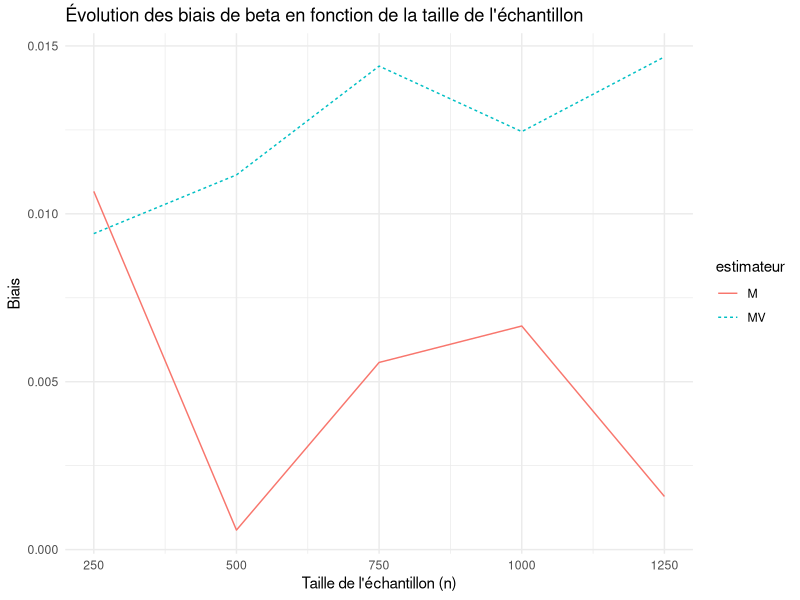
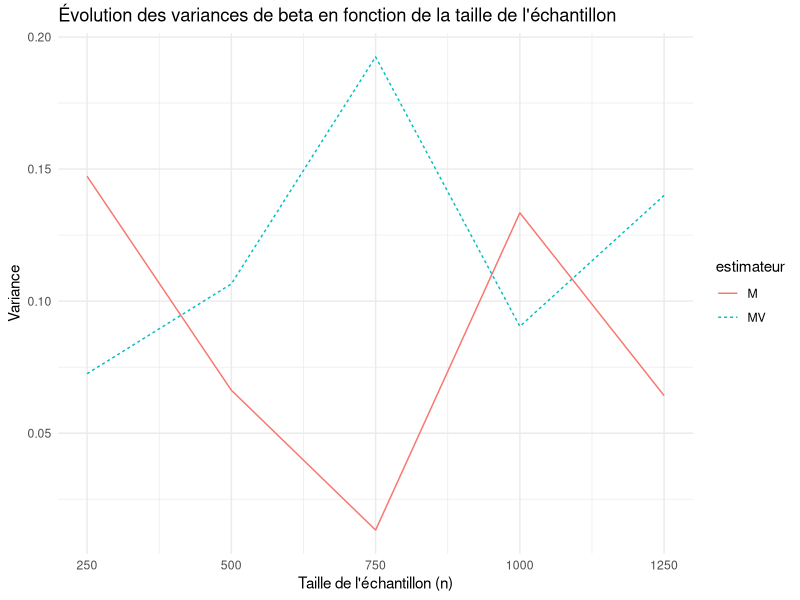
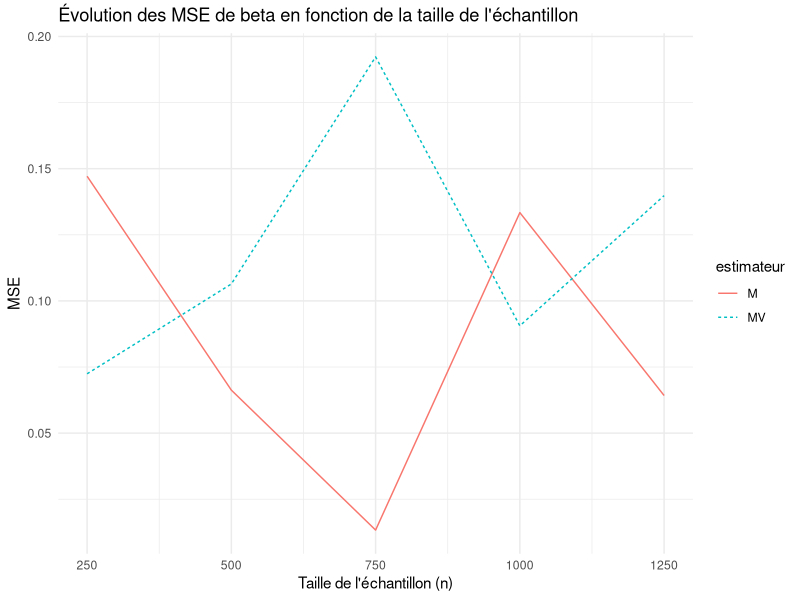
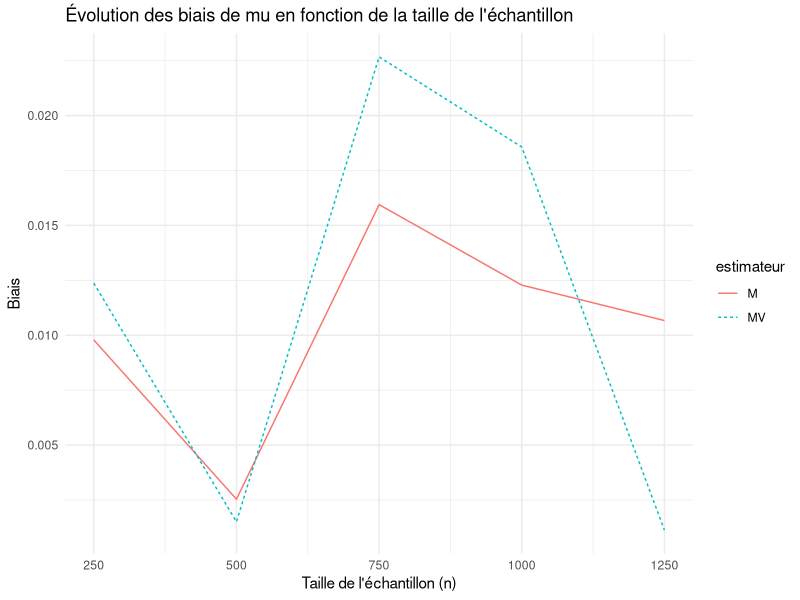
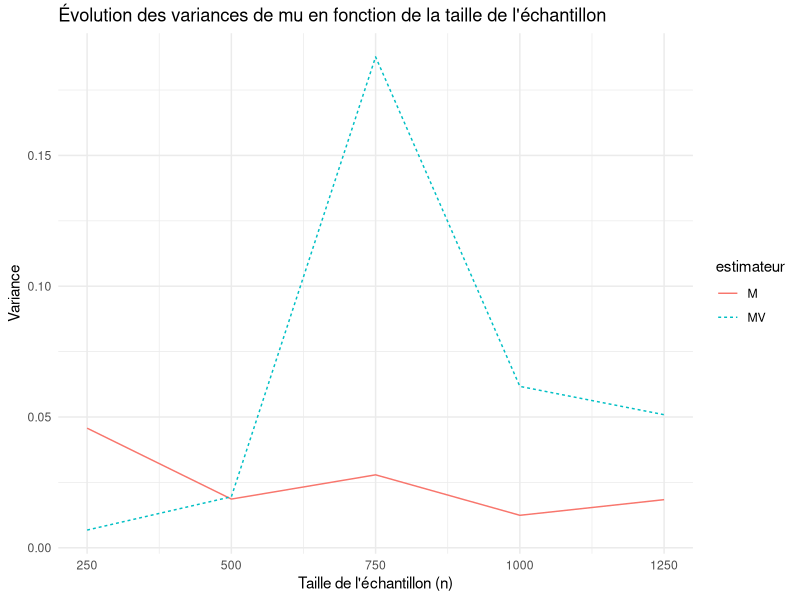
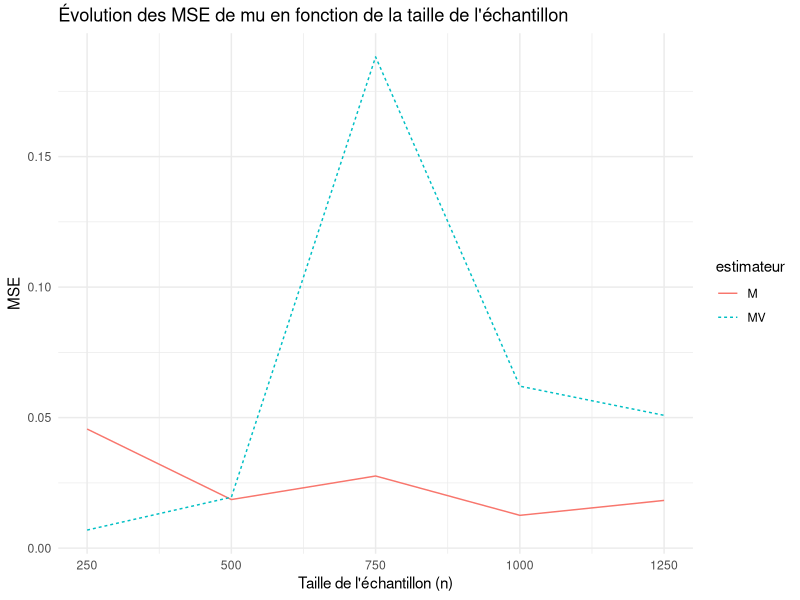
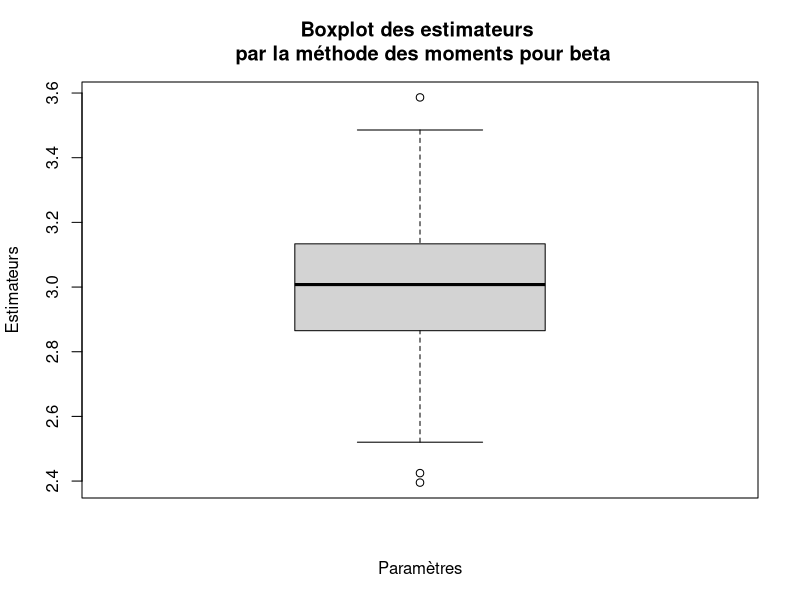
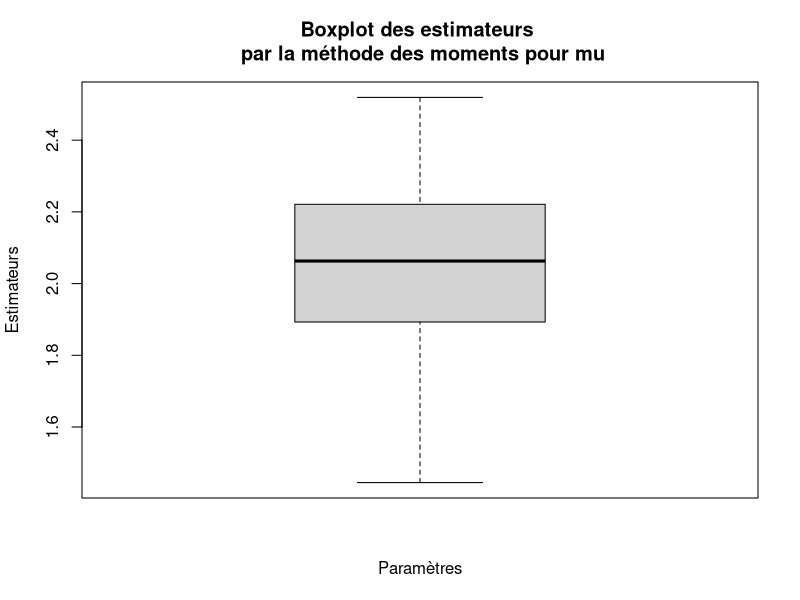

Write R code to recreate these figures, in order.
#Code de la partie 1.2 du projet du cours "Probabilités et analyse statistique"

#Commençons par implémenter des éléments et fonctions utiles pour la suite 


# Approximation de la constante d'Euler-Mascheroni par une somme de série
n.tilt <- 1000000
gamma_approx <- sum(1 / seq(1, n.tilt)) - log(n.tilt)

#Importation d'un package
library(ggplot2)

#Implémentons une seed
set.seed("311")
#a)

#Utilisons la méthode proposée dans l'énoncé afin de générer un échantillon de valeurs issues d'une loi de Gumbel
n = 200
beta.choosen <- 3
mu.choosen <- 2
theta.choosen <- c(beta.choosen, mu.choosen)

unif.distrib <- runif(n, min = 0, max = 1)
gumb.distrib.beta.mu <- vector("numeric", length = n)
for (i in 1:n){
  gumb.distrib.beta.mu[i] <- -beta.choosen * log(-log(unif.distrib[i], base = exp(1)), base = exp(1)) + mu.choosen
}

#Maintenant que nous avons trouvé comment obtenir des valeurs aléatoires de notre loi de Gumbel, généralisons cela
#à l'aide d'une fonction 

rv.generator <- function(n, beta, mu) {
  unif.distrib <- runif(n, min = 0, max = 1)
  gumb.distrib.initial <- vector("numeric", length = n)
  for (i in 1:n){
    gumb.distrib.initial[i] <- -beta * log(-log(unif.distrib[i], base = exp(1)), base = exp(1)) + mu
  }
  return(gumb.distrib.initial)
}


#En utilisant cet échantillon, nous allons calculer l'estimateur des moments et l'estimateur du maximum de vraisemblance de 
#notre distribution

first.moment.hat <- sum(gumb.distrib.beta.mu)/ (n)
second.moment.hat <- sum(gumb.distrib.beta.mu^2)/(n)

mu.hat <- first.moment.hat - (sqrt(6/pi^2) * sqrt(second.moment.hat - (first.moment.hat * first.moment.hat)) * gamma_approx)
beta.hat <- sqrt(6/pi^2) * sqrt(second.moment.hat - (first.moment.hat * first.moment.hat))
theta.hat <- c(beta.hat, mu.hat)

#Comme pour la première partie, généralisons ce que nous venons de faire avec des fonctions 

moment.est <- function(beta, mu, data) {
  n <- length(data)
  first.moment.hat <- sum(data)/ (n)
  second.moment.hat <- sum(data^2)/(n)
  mu.hat <- first.moment.hat - (sqrt(6/pi^2) * sqrt(second.moment.hat - (first.moment.hat * first.moment.hat)) * gamma_approx)
  beta.hat <- sqrt(6/pi^2) * sqrt(second.moment.hat - (first.moment.hat * first.moment.hat))
  return(c(beta.hat, mu.hat))
}

moment.est(3, 2, gumb.distrib.beta.mu)


#Appliquons maintenant la méthode du maximum de vraisemblance 


log.likelihood.est <- function(beta, mu, data) {
  n <- length(data)
  var.inter <- numeric(n)
  for (k in 1:n) {
    var.inter[k] <- -log(beta) - (data[k] - mu) / beta - exp(-(data[k] - mu) / beta)
  }
  return(sum(var.inter))
}

neg.log.likelihood.est <- function(params, data) {
  beta <- params[1]
  mu <- params[2]
  return(-log.likelihood.est(beta, mu, data))
}

#Utilisons la fonction optim pour obtenir les paramètres idéaux
beta.initial <- 1  
mu.initial <- 0
initial.params <- c(beta.initial, mu.initial)
data <- gumb.distrib.beta.mu     

opt.result <- optim(par = initial.params, fn = neg.log.likelihood.est, data = data)
opt.params <- opt.result$par
opt.params


#b) Effectuons cette opération m = 100 fois pour obtenir 100 valeurs des estimateurs théta selon chacune des deux méthodes

m <- 100
beta.M <- vector("numeric", length = m)
mu.M <- vector("numeric", length = m)
beta.MV <- vector("numeric", length = m)
mu.MV <- vector("numeric", length = m)

for (l in 1:m) {
  data.use <- rv.generator(200, beta.choosen, mu.choosen)
  beta.M[l] <- moment.est(beta.choosen, mu.choosen, data.use)[1]
  mu.M[l] <- moment.est(beta.choosen, mu.choosen, data.use)[2]
  opt.result <- optim(par = initial.params, fn = neg.log.likelihood.est, data = data.use)
  opt.params <- opt.result$par
  beta.MV[l] <- opt.params[1]
  mu.MV[l] <- opt.params[2]
}


#Stockons les données 
theta.M <- matrix(nrow = 2, ncol = 100)
theta.MV <- matrix(nrow = 2, ncol = 100)
theta.M[1, ] <- beta.M
theta.M[2, ] <- mu.M
theta.MV[1, ] <- beta.MV
theta.MV[2, ] <- mu.MV

#Créons maintenant les histogrammes et boxplot
png("boxplot_beta_hat_M.png")
boxplot(beta.M, main = "Boxplot des estimateurs \n par la méthode des moments pour beta", xlab = "Paramètres", ylab = "Estimateurs")
dev.off()

png("boxplot_mu_hat_M.png")
boxplot(mu.M, main = "Boxplot des estimateurs \n par la méthode des moments pour mu", xlab = "Paramètres", ylab = "Estimateurs")
dev.off()

png("boxplot_beta_hat_MV.png")
boxplot(beta.MV, main = "Boxplot des estimateurs \n par la méthode du MV pour beta", xlab = "Paramètres", ylab = "Estimateurs")
dev.off()

png("boxplot_mu_hat_MV.png")
boxplot(mu.MV, main = "Boxplot des estimateurs \n par la méthode du MV pour mu", xlab = "Paramètres", ylab = "Estimateurs")
dev.off()

png("hist_beta_hat_M.png")
hist(theta.M[1,], main = "Histogramme des estimateurs \n par la méthode des moments pour beta", xlab = 'valeurs de β_hat', ylab = "Fréquence")
dev.off()

png("hist_mu_hat_M.png")
hist(theta.M[2,], main = "Histogramme des estimateurs \n par la méthode des moments pour mu", xlab = "valeurs de μ_hat", ylab = "Fréquence")
dev.off()

png("hist_beta_hat_MV.png")
hist(theta.MV[1,], main = "Histogramme des estimateurs \n par la méthode du MV pour beta", xlab = "valeurs de β_hat", ylab = "Fréquence")
dev.off()

png("hist_mu_hat_MV.png")
hist(theta.MV[2,], main = "Histogramme des estimateurs \n par la méthode du MV pour mu", xlab = "valeurs de μ_hat", ylab = "Fréquence")
dev.off()


#c) Calculons le biais, la variance et le MSE 

#Calculons quelques valeurs nécessaires pour la suite 
esp.beta.hat.M <- sum(beta.M)/m
esp.mu.hat.M <- sum(mu.M)/m
esp.beta.hat.MV <- sum(beta.MV)/m
esp.mu.hat.MV <- sum(mu.MV)/m

esp.beta.hat.squared.M <- sum(beta.M^2)/m
esp.mu.hat.squared.M <- sum(mu.M^2)/m
esp.beta.hat.squared.MV <- sum(beta.MV^2)/m
esp.mu.hat.squared.MV <- sum(mu.MV^2)/m

bias.M <- c(esp.beta.hat.M - beta.choosen, esp.mu.hat.M- mu.choosen)
bias.MV <- c(esp.beta.hat.MV - beta.choosen, esp.mu.hat.MV - mu.choosen)

var.M <- c(esp.beta.hat.squared.M - (esp.beta.hat.M)^2, esp.mu.hat.squared.M - (esp.mu.hat.M)^2)
var.MV <- c(esp.beta.hat.squared.MV - (esp.beta.hat.MV)^2, esp.mu.hat.squared.MV - (esp.mu.hat.MV)^2)

MSE.M <- (bias.M)^2 + var.M
MSE.MV <- (bias.MV)^2 + var.MV

bias.M; var.M; MSE.M
bias.MV; var.MV; MSE.MV

#d)

#Créons une formule générale pour les calculs effectués en c) afin de faciliter les choses

theta.M.est <- function(n, m, beta, mu) {
  beta.M <- vector("numeric", length = m)
  mu.M <- vector("numeric", length = m)
  for (l in 1:m) {
    data.use <- rv.generator(n, beta.choosen, mu.choosen)
    beta.M[l] <- moment.est(beta, mu, data.use)[1]
    mu.M[l] <- moment.est(beta, mu, data.use)[2]
  }
  theta.M[1, ] <- beta.M
  theta.M[2, ] <- mu.M
  return(theta.M)
}

theta.MV.est <- function(n, m, beta, mu) {
  beta.MV <- vector("numeric", length = m)
  mu.MV <- vector("numeric", length = m)
  initial.params <- c(beta, mu)
  for (l in 1:m) {
    data.use <- rv.generator(n, beta.choosen, mu.choosen)
    opt.result <- optim(par = initial.params, fn = neg.log.likelihood.est, data = data.use, method = "BFGS")
    opt.params <- opt.result$par
    beta.MV[l] <- opt.params[1]
    mu.MV[l] <- opt.params[2]
  }
  theta.MV[1, ] <- beta.MV
  theta.MV[2, ] <- mu.MV
  return(theta.MV)
}

bias.var.MSE <- function(n, m, beta, mu) {
  esp.beta.hat.M.temp <- sum(theta.M.est(n, m, beta, mu)[1, ])/m
  esp.mu.hat.M.temp <- sum(theta.M.est(n, m, beta, mu)[2, ])/m
  esp.beta.hat.MV.temp <- sum(theta.MV.est(n, m, beta, mu)[1, ])/m
  esp.mu.hat.MV.temp <- sum(theta.MV.est(n, m, beta, mu)[2, ])/m
  esp.beta.hat.squared.M.temp <- sum(theta.M.est(n, m, beta, mu)[1, ]^2)/m
  esp.mu.hat.squared.M.temp <- sum(theta.M.est(n, m, beta, mu)[2, ]^2)/m
  esp.beta.hat.squared.MV.temp <- sum(theta.MV.est(n, m, beta, mu)[1, ]^2)/m
  esp.mu.hat.squared.MV.temp <- sum(theta.MV.est(n, m, beta, mu)[2, ]^2)/m
  
  bias.M.temp <- c(esp.beta.hat.M.temp - beta, esp.mu.hat.M.temp- mu)
  bias.MV.temp <- c(esp.beta.hat.MV.temp - beta, esp.mu.hat.MV.temp - mu)
  
  var.M.temp <- c(esp.beta.hat.squared.M.temp - (esp.beta.hat.M.temp)^2, esp.mu.hat.squared.M.temp - (esp.mu.hat.M.temp)^2)
  var.MV.temp <- c(esp.beta.hat.squared.MV.temp - (esp.beta.hat.MV.temp)^2, esp.mu.hat.squared.MV.temp - (esp.mu.hat.MV.temp)^2)
  
  MSE.M.temp <- (bias.M.temp)^2 + var.M.temp
  MSE.MV.temp <- (bias.MV.temp)^2 + var.MV.temp
  
  result <- matrix(nrow = 2, ncol = 6)
  result.M <- c(bias.M.temp, var.M.temp, MSE.M.temp)
  result.MV <- c(bias.MV.temp, var.MV.temp, MSE.MV.temp)
  result[1,] <- result.M
  result[2,] <- result.MV
  return(result)
}

n.values <- c(250, 500, 750, 1000, 1250)

bias.n.M.beta <- vector("numeric", length = length(n.values))
bias.n.MV.beta <- vector("numeric", length = length(n.values))
var.n.M.beta <- vector("numeric", length = length(n.values))
var.n.MV.beta <- vector("numeric", length = length(n.values))
MSE.n.M.beta <- vector("numeric", length = length(n.values))
MSE.n.MV.beta <- vector("numeric", length = length(n.values))
bias.n.M.mu <- vector("numeric", length = length(n.values))
bias.n.MV.mu <- vector("numeric", length = length(n.values))
var.n.M.mu <- vector("numeric", length = length(n.values))
var.n.MV.mu <- vector("numeric", length = length(n.values))
MSE.n.M.mu <- vector("numeric", length = length(n.values))
MSE.n.MV.mu <- vector("numeric", length = length(n.values))

for (i in 1:length(n.values)) {
  var.int <- bias.var.MSE(n.values[i], 100, 3, 2) #Matrice 2 lignes 6 colonnes 
  bias.n.M.beta[i] <- var.int[1, 1]
  var.n.M.beta[i] <- var.int[1, 3]
  MSE.n.M.beta[i] <- var.int[1, 5]
  bias.n.MV.beta[i] <- var.int[2, 1]
  var.n.MV.beta[i] <- var.int[2, 3]
  MSE.n.MV.beta[i] <- var.int[2, 5]
  bias.n.M.mu[i] <- var.int[1, 2]
  var.n.M.mu[i] <- var.int[1, 4]
  MSE.n.M.mu[i] <- var.int[1, 6]
  bias.n.MV.mu[i] <- var.int[2, 2]
  var.n.MV.mu[i] <- var.int[2, 4]
  MSE.n.MV.mu[i] <- var.int[2, 6]
}

# Calculer les estimations pour chaque taille d'échantillon et stocker les résultats dans des dataframes ou des vecteurs

# Créer un dataframe pour les résultats
results_df.beta <- data.frame(
  n = rep(n.values, each = 2),  # Répéter chaque valeur de n deux fois (une fois pour chaque estimateur)
  estimateur = rep(c("M", "MV"), length(n.values)),  # Indiquer l'estimateur
  biais = abs(c(bias.n.M.beta, bias.n.MV.beta)),  # Les valeurs des biais pour chaque taille d'échantillon et chaque estimateur
  variance = abs(c(var.n.M.beta, var.n.MV.beta)),  # Les valeurs des variances pour chaque taille d'échantillon et chaque estimateur
  MSE = abs(c(MSE.n.M.beta, MSE.n.MV.beta))  # Les valeurs des MSE pour chaque taille d'échantillon et chaque estimateur
)

# Tracer les graphiques
# Graphique pour les biais
ggplot(results_df.beta, aes(x = n, y = biais, color = estimateur, linetype = estimateur)) +
  geom_line() +
  labs(title = "Évolution des biais de beta en fonction de la taille de l'échantillon",
       x = "Taille de l'échantillon (n)",
       y = "Biais") +
  theme_minimal()

# Graphique pour les variances
ggplot(results_df.beta, aes(x = n, y = variance, color = estimateur, linetype = estimateur)) +
  geom_line() +
  labs(title = "Évolution des variances de beta en fonction de la taille de l'échantillon",
       x = "Taille de l'échantillon (n)",
       y = "Variance") +
  theme_minimal()

# Graphique pour les MSE
ggplot(results_df.beta, aes(x = n, y = MSE, color = estimateur, linetype = estimateur)) +
  geom_line() +
  labs(title = "Évolution des MSE de beta en fonction de la taille de l'échantillon",
       x = "Taille de l'échantillon (n)",
       y = "MSE") +
  theme_minimal()



# Créer un dataframe pour les résultats
results_df.mu <- data.frame(
  n = rep(n.values, each = 2),  # Répéter chaque valeur de n deux fois (une fois pour chaque estimateur)
  estimateur = rep(c("M", "MV"), length(n.values)),  # Indiquer l'estimateur
  biais = abs(c(bias.n.M.mu, bias.n.MV.mu)),  # Les valeurs des biais pour chaque taille d'échantillon et chaque estimateur
  variance = abs(c(var.n.M.mu, var.n.MV.mu)),  # Les valeurs des variances pour chaque taille d'échantillon et chaque estimateur
  MSE = abs(c(MSE.n.M.mu, MSE.n.MV.mu))  # Les valeurs des MSE pour chaque taille d'échantillon et chaque estimateur
)

# Tracer les graphiques
# Graphique pour les biais
ggplot(results_df.mu, aes(x = n, y = biais, color = estimateur, linetype = estimateur)) +
  geom_line() +
  labs(title = "Évolution des biais de mu en fonction de la taille de l'échantillon",
       x = "Taille de l'échantillon (n)",
       y = "Biais") +
  theme_minimal()

# Graphique pour les variances
ggplot(results_df.mu, aes(x = n, y = variance, color = estimateur, linetype = estimateur)) +
  geom_line() +
  labs(title = "Évolution des variances de mu en fonction de la taille de l'échantillon",
       x = "Taille de l'échantillon (n)",
       y = "Variance") +
  theme_minimal()

# Graphique pour les MSE
ggplot(results_df.mu, aes(x = n, y = MSE, color = estimateur, linetype = estimateur)) +
  geom_line() +
  labs(title = "Évolution des MSE de mu en fonction de la taille de l'échantillon",
       x = "Taille de l'échantillon (n)",
       y = "MSE") +
  theme_minimal()

#e)


